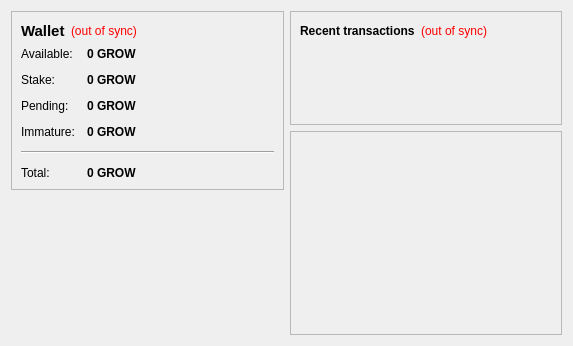
<?xml version="1.0" encoding="UTF-8"?>
<ui version="4.0">
 <class>OverviewPage</class>
 <widget class="QWidget" name="OverviewPage">
  <property name="geometry">
   <rect>
    <x>0</x>
    <y>0</y>
    <width>573</width>
    <height>342</height>
   </rect>
  </property>
  <property name="windowTitle">
   <string>Form</string>
  </property>
  <layout class="QHBoxLayout" name="horizontalLayout" stretch="1,1">
   <item>
    <layout class="QVBoxLayout" name="verticalLayout_2">
     <item>
      <widget class="QFrame" name="frame">
       <property name="frameShape">
        <enum>QFrame::StyledPanel</enum>
       </property>
       <property name="frameShadow">
        <enum>QFrame::Raised</enum>
       </property>
       <layout class="QVBoxLayout" name="verticalLayout_4">
        <item>
         <layout class="QHBoxLayout" name="horizontalLayout_4">
          <item>
           <widget class="QLabel" name="label_5">
            <property name="font">
             <font>
              <pointsize>11</pointsize>
              <weight>75</weight>
              <bold>true</bold>
             </font>
            </property>
            <property name="text">
             <string>Wallet</string>
            </property>
           </widget>
          </item>
          <item>
           <widget class="QLabel" name="labelWalletStatus">
            <property name="toolTip">
             <string>The displayed information may be out of date. Your wallet automatically synchronizes with the Growcoin network after a connection is established, but this process has not completed yet.</string>
            </property>
            <property name="styleSheet">
             <string notr="true">QLabel { color: red; }</string>
            </property>
            <property name="text">
             <string notr="true">(out of sync)</string>
            </property>
            <property name="alignment">
             <set>Qt::AlignLeading|Qt::AlignLeft|Qt::AlignVCenter</set>
            </property>
           </widget>
          </item>
          <item>
           <spacer name="horizontalSpacer_2">
            <property name="orientation">
             <enum>Qt::Horizontal</enum>
            </property>
            <property name="sizeHint" stdset="0">
             <size>
              <width>40</width>
              <height>20</height>
             </size>
            </property>
           </spacer>
          </item>
         </layout>
        </item>
        <item>
         <layout class="QFormLayout" name="formLayout_2">
          <property name="fieldGrowthPolicy">
           <enum>QFormLayout::AllNonFixedFieldsGrow</enum>
          </property>
          <property name="horizontalSpacing">
           <number>12</number>
          </property>
          <property name="verticalSpacing">
           <number>12</number>
          </property>
          <item row="0" column="0">
           <widget class="QLabel" name="label">
            <property name="text">
             <string>Available:</string>
            </property>
           </widget>
          </item>
          <item row="0" column="1">
           <widget class="QLabel" name="labelBalance">
            <property name="font">
             <font>
              <weight>75</weight>
              <bold>true</bold>
             </font>
            </property>
            <property name="cursor">
             <cursorShape>IBeamCursor</cursorShape>
            </property>
            <property name="toolTip">
             <string>Your current spendable balance</string>
            </property>
            <property name="text">
             <string notr="true">0 GROW</string>
            </property>
            <property name="textInteractionFlags">
             <set>Qt::LinksAccessibleByMouse|Qt::TextSelectableByKeyboard|Qt::TextSelectableByMouse</set>
            </property>
           </widget>
          </item>
          <item row="1" column="0">
           <widget class="QLabel" name="label_6">
            <property name="text">
             <string>Stake:</string>
            </property>
           </widget>
          </item>
          <item row="1" column="1">
           <widget class="QLabel" name="labelStake">
            <property name="font">
             <font>
              <weight>75</weight>
              <bold>true</bold>
             </font>
            </property>
            <property name="cursor">
             <cursorShape>IBeamCursor</cursorShape>
            </property>
            <property name="toolTip">
             <string>Total of coins that was staked, and do not yet count toward the current balance</string>
            </property>
            <property name="text">
             <string notr="true">0 GROW</string>
            </property>
            <property name="textInteractionFlags">
             <set>Qt::LinksAccessibleByMouse|Qt::TextSelectableByKeyboard|Qt::TextSelectableByMouse</set>
            </property>
           </widget>
          </item>
          <item row="2" column="0">
           <widget class="QLabel" name="label_3">
            <property name="text">
             <string>Pending:</string>
            </property>
           </widget>
          </item>
          <item row="2" column="1">
           <widget class="QLabel" name="labelUnconfirmed">
            <property name="font">
             <font>
              <weight>75</weight>
              <bold>true</bold>
             </font>
            </property>
            <property name="cursor">
             <cursorShape>IBeamCursor</cursorShape>
            </property>
            <property name="toolTip">
             <string>Total of transactions that have yet to be confirmed, and do not yet count toward the current balance</string>
            </property>
            <property name="text">
             <string notr="true">0 GROW</string>
            </property>
            <property name="textInteractionFlags">
             <set>Qt::LinksAccessibleByMouse|Qt::TextSelectableByKeyboard|Qt::TextSelectableByMouse</set>
            </property>
           </widget>
          </item>
          <item row="3" column="0">
           <widget class="QLabel" name="labelImmatureText">
            <property name="text">
             <string>Immature:</string>
            </property>
           </widget>
          </item>
          <item row="3" column="1">
           <widget class="QLabel" name="labelImmature">
            <property name="font">
             <font>
              <weight>75</weight>
              <bold>true</bold>
             </font>
            </property>
            <property name="toolTip">
             <string>Mined balance that has not yet matured</string>
            </property>
            <property name="text">
             <string notr="true">0 GROW</string>
            </property>
            <property name="textInteractionFlags">
             <set>Qt::LinksAccessibleByMouse|Qt::TextSelectableByKeyboard|Qt::TextSelectableByMouse</set>
            </property>
           </widget>
          </item>
          <item row="4" column="0" colspan="2">
           <widget class="Line" name="line">
            <property name="orientation">
             <enum>Qt::Horizontal</enum>
            </property>
           </widget>
          </item>
          <item row="5" column="0">
           <widget class="QLabel" name="labelTotalText">
            <property name="text">
             <string>Total:</string>
            </property>
           </widget>
          </item>
          <item row="5" column="1">
           <widget class="QLabel" name="labelTotal">
            <property name="font">
             <font>
              <weight>75</weight>
              <bold>true</bold>
             </font>
            </property>
            <property name="cursor">
             <cursorShape>IBeamCursor</cursorShape>
            </property>
            <property name="toolTip">
             <string>Your current total balance</string>
            </property>
            <property name="text">
             <string notr="true">0 GROW</string>
            </property>
            <property name="textInteractionFlags">
             <set>Qt::LinksAccessibleByMouse|Qt::TextSelectableByKeyboard|Qt::TextSelectableByMouse</set>
            </property>
           </widget>
          </item>
         </layout>
        </item>
       </layout>
      </widget>
     </item>
     <item>
      <spacer name="verticalSpacer">
       <property name="orientation">
        <enum>Qt::Vertical</enum>
       </property>
       <property name="sizeHint" stdset="0">
        <size>
         <width>20</width>
         <height>40</height>
        </size>
       </property>
      </spacer>
     </item>
    </layout>
   </item>
   <item>
    <layout class="QVBoxLayout" name="verticalLayout_3">
     <item>
      <widget class="QFrame" name="frame_2">
       <property name="frameShape">
        <enum>QFrame::StyledPanel</enum>
       </property>
       <property name="frameShadow">
        <enum>QFrame::Raised</enum>
       </property>
       <layout class="QVBoxLayout" name="verticalLayout">
        <item>
         <layout class="QHBoxLayout" name="horizontalLayout_2">
          <item>
           <widget class="QLabel" name="label_4">
            <property name="text">
             <string>&lt;b&gt;Recent transactions&lt;/b&gt;</string>
            </property>
           </widget>
          </item>
          <item>
           <widget class="QLabel" name="labelTransactionsStatus">
            <property name="toolTip">
             <string>The displayed information may be out of date. Your wallet automatically synchronizes with the Growcoin network after a connection is established, but this process has not completed yet.</string>
            </property>
            <property name="styleSheet">
             <string notr="true">QLabel { color: red; }</string>
            </property>
            <property name="text">
             <string notr="true">(out of sync)</string>
            </property>
            <property name="alignment">
             <set>Qt::AlignRight|Qt::AlignTrailing|Qt::AlignVCenter</set>
            </property>
           </widget>
          </item>
          <item>
           <spacer name="horizontalSpacer">
            <property name="orientation">
             <enum>Qt::Horizontal</enum>
            </property>
            <property name="sizeHint" stdset="0">
             <size>
              <width>40</width>
              <height>20</height>
             </size>
            </property>
           </spacer>
          </item>
         </layout>
        </item>
        <item>
         <widget class="QListView" name="listTransactions">
          <property name="styleSheet">
           <string notr="true">QListView { background: transparent; }</string>
          </property>
          <property name="frameShape">
           <enum>QFrame::NoFrame</enum>
          </property>
          <property name="verticalScrollBarPolicy">
           <enum>Qt::ScrollBarAlwaysOff</enum>
          </property>
          <property name="horizontalScrollBarPolicy">
           <enum>Qt::ScrollBarAlwaysOff</enum>
          </property>
          <property name="selectionMode">
           <enum>QAbstractItemView::NoSelection</enum>
          </property>
         </widget>
        </item>
       </layout>
      </widget>
     </item>
     <item>
        <widget class="QFrame" name="diffplotframe">
         <property name="frameShape">
          <enum>QFrame::StyledPanel</enum>
         </property>
         <property name="frameShadow">
          <enum>QFrame::Raised</enum>
         </property>
         <layout class="QVBoxLayout" name="verticalLayout_3_1">
          <property name="leftMargin">
           <number>1</number>
          </property>
          <property name="topMargin">
           <number>1</number>
          </property>
          <property name="rightMargin">
           <number>1</number>
          </property>
          <property name="bottomMargin">
           <number>1</number>
          </property>
          <item>
           <layout class="QHBoxLayout" name="horizontalLayout_3_1">
            <item>
             <widget class="QCustomPlot" name="diffplot" native="true">
              <property name="minimumSize">
               <size>
                <width>0</width>
                <height>200</height>
               </size>
              </property>
             </widget>
            </item>
           </layout>
          </item>
         </layout>
        </widget>
       </item>
       <item>
      <spacer name="verticalSpacer_2">
       <property name="orientation">
        <enum>Qt::Vertical</enum>
       </property>
       <property name="sizeHint" stdset="0">
        <size>
         <width>20</width>
         <height>40</height>
        </size>
       </property>
      </spacer>
     </item>
    </layout>
   </item>
  </layout>
 </widget>
 <customwidgets>
  <customwidget>
   <class>QCustomPlot</class>
   <extends>QWidget</extends>
   <header>qt/qcustomplot.h</header>
   <container>1</container>
  </customwidget>
 </customwidgets>
 <resources/>
 <connections/>
</ui>
